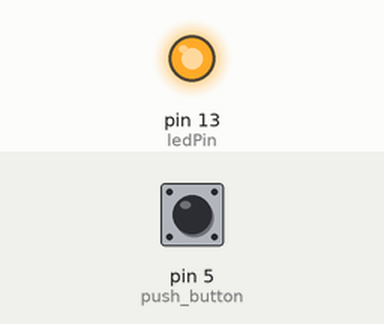
A sketch run on a simulated Arduino Uno, built with avr-gcc and run on an emulated ATmega328P. Shown: output pins drawn as LEDs (lit = HIGH). Inputs (shaded band) come from the test bench; at power-on: pin 5 (push_button) HIGH.

Above: at 1.2 s.
1.3 s: pin 5 (push_button) pulled LOW for 0.15 s
At 1.37 s:
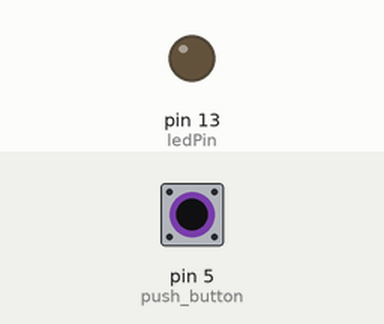
2.9 s: pin 5 (push_button) pulled LOW for 3.2 s
At 7.3 s:
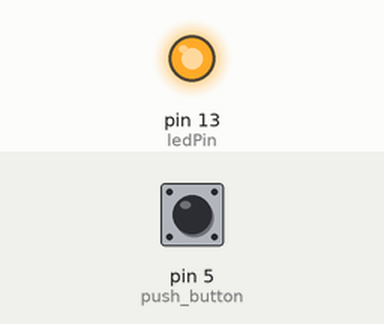
Timing chart, 0 to 8.8 s (numbered marks = the images above; inputs shaded):
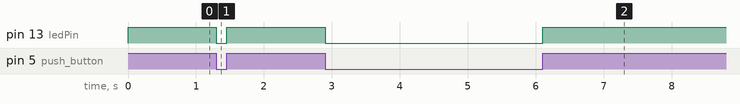

The sketch:

Push_Button_Test.ino
```cpp
int push_button = 5;
int ledPin = 13;

int val = 0;

void setup() {
  // put your setup code here, to run once:
  pinMode(ledPin, OUTPUT);
  pinMode(push_button, INPUT);
}

void loop() {
  // put your main code here, to run repeatedly:
  val = digitalRead(push_button);

  if (val == LOW)
  {
    digitalWrite(ledPin, LOW);
  }
  else
  {
    digitalWrite(ledPin, HIGH);
  }
}
```

Measured:
- after the input at 1.3 s, pin 13 (ledPin): HIGH → LOW at once, → HIGH 0.15 s later
- after the input at 2.9 s, pin 13 (ledPin): HIGH → LOW at once, → HIGH 3.2 s later
